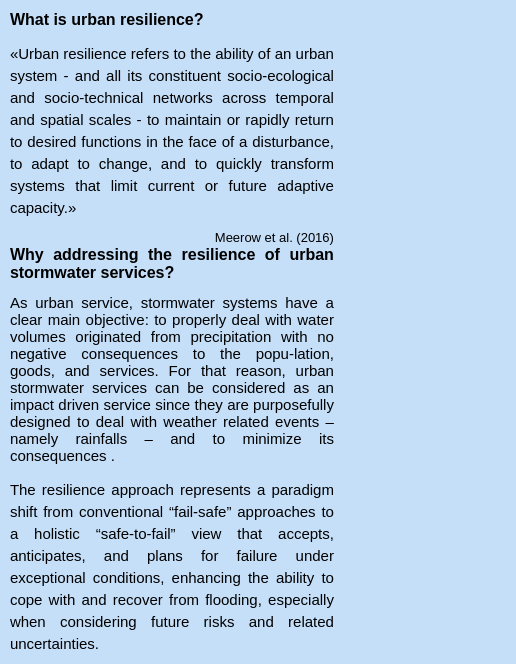
        <widget class="QWidget" name="Page0_Home">
         <layout class="QGridLayout" name="gridLayout_2" rowstretch="0">
          <property name="leftMargin">
           <number>0</number>
          </property>
          <property name="topMargin">
           <number>0</number>
          </property>
          <property name="rightMargin">
           <number>0</number>
          </property>
          <property name="bottomMargin">
           <number>0</number>
          </property>
          <property name="spacing">
           <number>5</number>
          </property>
          <item row="0" column="0">
           <widget class="QWidget" name="Home_Back_Widget" native="true">
            <property name="sizePolicy">
             <sizepolicy hsizetype="Preferred" vsizetype="Preferred">
              <horstretch>0</horstretch>
              <verstretch>0</verstretch>
             </sizepolicy>
            </property>
            <property name="styleSheet">
             <string notr="true">background-color: #C5DFF8</string>
            </property>
            <layout class="QGridLayout" name="gridLayout_12" rowstretch="0,0" columnstretch="2,1">
             <property name="leftMargin">
              <number>10</number>
             </property>
             <property name="topMargin">
              <number>10</number>
             </property>
             <property name="rightMargin">
              <number>10</number>
             </property>
             <property name="bottomMargin">
              <number>10</number>
             </property>
             <property name="horizontalSpacing">
              <number>10</number>
             </property>
             <property name="verticalSpacing">
              <number>0</number>
             </property>
             <item row="0" column="0">
              <widget class="QLabel" name="Home_Label1">
               <property name="text">
                <string>&lt;html&gt;&lt;head/&gt;&lt;body&gt;&lt;p&gt;&lt;span style=&quot; font-size:12pt; font-weight:700;&quot;&gt;What is urban resilience?&lt;/span&gt;&lt;/p&gt;&lt;p&gt;&lt;span style=&quot; font-size:11pt;&quot;&gt;«Urban resilience refers to the ability of an urban system - and all its constituent socio‑ecological and socio-technical networks across temporal and spatial scales - to maintain or rapidly return to desired functions in the face of a disturbance, to adapt to change, and to quickly transform systems that limit current or future adaptive capacity.»&lt;/span&gt;&lt;/p&gt;&lt;p align=&quot;right&quot;&gt;&lt;span style=&quot; font-size:10pt;&quot;&gt;Meerow et al. (2016)&lt;/span&gt;&lt;/p&gt;&lt;/body&gt;&lt;/html&gt;</string>
               </property>
               <property name="alignment">
                <set>Qt::AlignJustify|Qt::AlignTop</set>
               </property>
               <property name="wordWrap">
                <bool>true</bool>
               </property>
              </widget>
             </item>
             <item row="1" column="0">
              <widget class="QLabel" name="Home_Label1_2">
               <property name="text">
                <string>&lt;html&gt;&lt;head/&gt;&lt;body&gt;&lt;p&gt;&lt;span style=&quot; font-size:12pt; font-weight:700;&quot;&gt;Why addressing the resilience of urban stormwater services?&lt;/span&gt;&lt;/p&gt;&lt;p align=&quot;justify&quot;&gt;&lt;span style=&quot; font-size:11pt;&quot;&gt;As urban service, stormwater systems have a clear main objective: to properly deal with water volumes originated from precipitation with no negative consequences to the popu-lation, goods, and services. For that reason, urban stormwater services can be considered as an impact driven service since they are purposefully designed to deal with weather related events – namely rainfalls – and to minimize its consequences .&lt;/span&gt;&lt;/p&gt;&lt;p align=&quot;justify&quot;&gt;&lt;span style=&quot; font-size:11pt;&quot;&gt;The resilience approach represents a paradigm shift from conventional “fail‑safe” approaches to a holistic “safe-to-fail” view that accepts, anticipates, and plans for failure under exceptional conditions, enhancing the ability to cope with and recover from flooding, especially when considering future risks and related uncertainties.&lt;/span&gt;&lt;/p&gt;&lt;/body&gt;&lt;/html&gt;</string>
               </property>
               <property name="alignment">
                <set>Qt::AlignJustify|Qt::AlignTop</set>
               </property>
               <property name="wordWrap">
                <bool>true</bool>
               </property>
              </widget>
             </item>
             <item row="1" column="1" alignment="Qt::AlignHCenter|Qt::AlignVCenter">
              <widget class="QLabel" name="label_2">
               <property name="text">
                <string/>
               </property>
               <property name="pixmap">
                <pixmap resource="resources.qrc">:/images/images/Asset 1.png</pixmap>
               </property>
               <property name="scaledContents">
                <bool>false</bool>
               </property>
              </widget>
             </item>
            </layout>
           </widget>
          </item>
         </layout>
        </widget>
